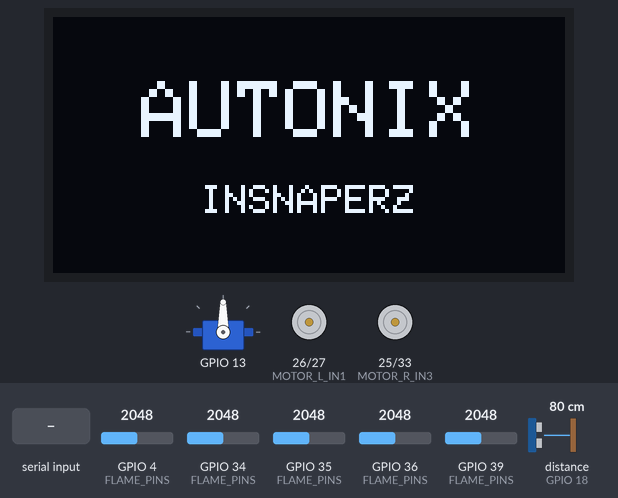
The sketch below on a simulated ESP32. Shown: servo, 128×64 one-colour display, motor-driver pin pairs drawn as motors (green arrow = first pin HIGH = forward, orange = second pin HIGH = backward, longer = more drive, scaled by the enable pin). Wiring (inferred from the names in the program): ultrasonic range finder: trigger GPIO 5; echo GPIO 18. The test bench sets the inputs (shaded band); at power-on: GPIO 4 (FLAME_PINS) = 2048, GPIO 34 (FLAME_PINS) = 2048, GPIO 35 (FLAME_PINS) = 2048, GPIO 36 (FLAME_PINS) = 2048, GPIO 39 (FLAME_PINS) = 2048, distance to the obstacle (sensor on GPIO 18) 80 cm. What the sketch prints to the serial monitor is not drawn.

Above: at 0.9 s.
At 3.94 s:
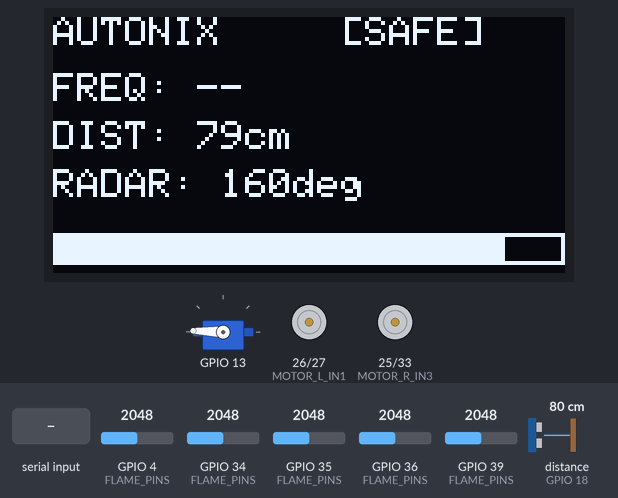
4.2 s: GPIO 4 (FLAME_PINS) set to 551
7.2 s: GPIO 4 (FLAME_PINS) set to 477
At 7.8 s:
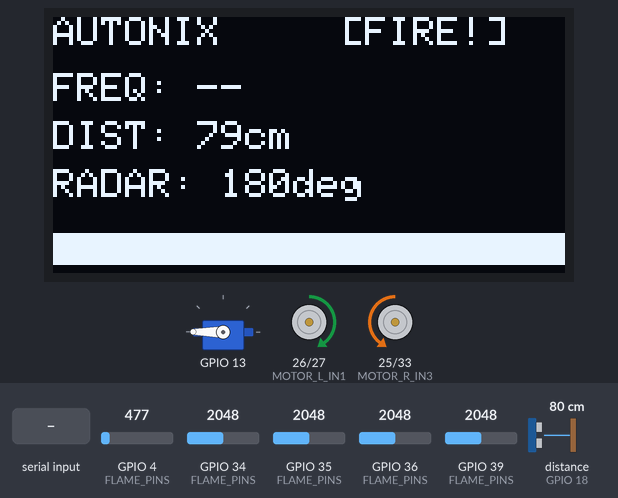
8.7 s: "SET_FREQ:90\n" received over Serial
At 9.8 s:
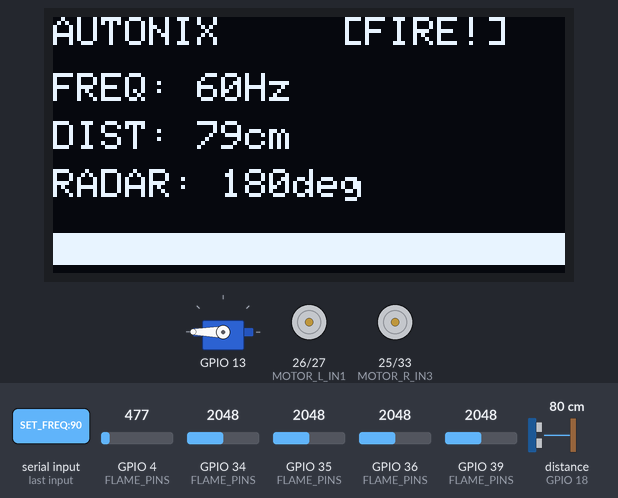
10.2 s: GPIO 4 (FLAME_PINS) set to 1228
At 10.69 s:
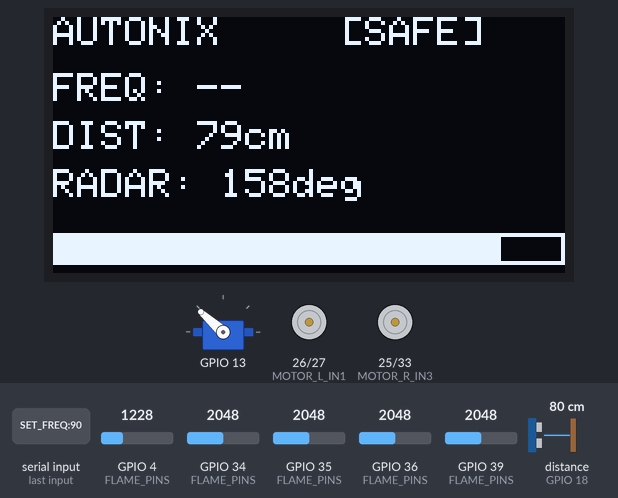
13.2 s: GPIO 34 (FLAME_PINS) set to 530
14.7 s: GPIO 34 (FLAME_PINS) set to 468
At 15.7 s:
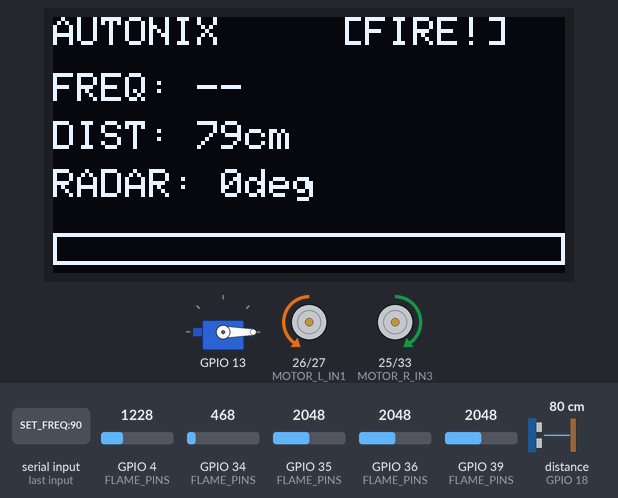
Timing chart, 0 to 17.2 s (numbered marks = the images above; inputs shaded):
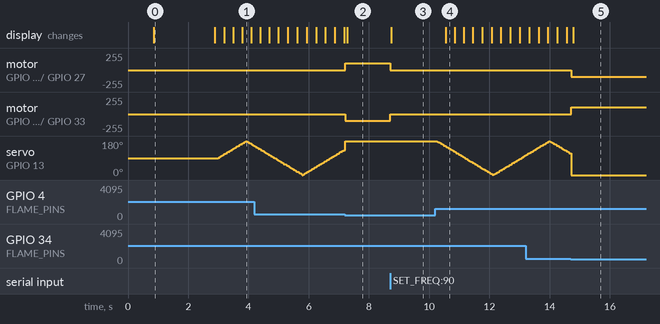

The sketch:

autonix_devkit.ino
```cpp
// ═══════════════════════════════════════════════════════════════════
// autonix_devkit.ino — AUTONIX Rover Main Controller
// 6-State machine: IDLE → TRACKING → APPROACHING → SUPPRESSING
//                  OBSTACLE → STOPPED
// All timing via millis(). No delay() in main loop.
// Team: INSNAPERZ
// ═══════════════════════════════════════════════════════════════════

#include "config.h"
#include "motor_control.h"
#include "ultrasonic.h"
#include "flame_sensor.h"
#include "servo_radar.h"
#include "acoustic_weapon.h"
#include "oled_display.h"
#include "serial_parser.h"
#include "uart_cam_bridge.h"

// ── STATE MACHINE ─────────────────────────────────────────────────
enum RoverState {
  IDLE,         // Sweeping servo, waiting for fire
  TRACKING,     // Fire detected, rotating toward it
  APPROACHING,  // Driving toward fire
  SUPPRESSING,  // At optimal distance, weapon firing
  OBSTACLE,     // Obstacle encountered, backing off
  STOPPED       // Manual stop from laptop command
};

static RoverState state = IDLE;

// ── FIRE EXTINCTION DETECTION ─────────────────────────────────────
static int  noFireCount     = 0;
static const int NO_FIRE_CONFIRM = 3; // Consecutive no-fire readings

// ── OBSTACLE STATE TIMING (non-blocking) ─────────────────────────
static unsigned long obstacleStartMs   = 0;
static bool          obstacleReversing  = false;
static bool          obstacleTurning    = false;
static const unsigned long REVERSE_MS  = 500;
static const unsigned long TURN_MS     = 300;

// ── TELEMETRY TIMING ──────────────────────────────────────────────
static unsigned long lastTelemetryMs = 0;

// ─────────────────────────────────────────────────────────────────
void setup() {
  Serial.begin(SERIAL_BAUD);
  delay(300); // Stabilize USB serial

  motorsInit();
  ultrasonicInit();
  flameSensorInit();
  servoInit();
  acousticInit();
  oledInit();
  camBridgeInit();
  serialParserInit();  // Re-init confirms baud, flushes buffer

  state = IDLE;
  Serial.println("STATUS:AUTONIX Dev Kit -- Ready");
}

// ─────────────────────────────────────────────────────────────────
void loop() {

  // ── STEP 1: CHECK SERIAL COMMANDS FROM LAPTOP ─────────────────
  SerialCommand cmd = checkSerialCommand();

  if (cmd.type == "SET_FREQ") {
    fireWeapon(cmd.value);
    state = SUPPRESSING;
    Serial.print("CMD:SET_FREQ:");
    Serial.println(cmd.value);
  }
  else if (cmd.type == "STOP") {
    stopWeapon();
    stopMotors();
    state = STOPPED;
    Serial.println("CMD:STOP received");
  }

  // ── STEP 2: READ SENSORS ──────────────────────────────────────
  FlameReading flame = readFlameSensors();
  float        dist  = readDistanceCM();
  int          angle = getCurrentAngle();

  // ── STEP 3: STATE MACHINE ─────────────────────────────────────
  switch (state) {

    // ── IDLE: sweep servo, await fire ────────────────────────────
    case IDLE:
      autoSweep();
      if (flame.fireDetected) {
        state = TRACKING;
        noFireCount = 0;
        sendToCam("FIRE_DETECTED");
        Serial.println("STATUS:Fire detected — entering TRACKING");
      }
      break;

    // ── TRACKING: align rover with fire direction ─────────────────
    case TRACKING:
      sweepTo(flame.directionDeg); // Point sensor at fire

      if (flame.directionDeg < 80) {
        turnLeft(MOTOR_SPEED_SLOW);
      } else if (flame.directionDeg > 100) {
        turnRight(MOTOR_SPEED_SLOW);
      } else {
        // Aligned — stop turning and begin approach
        stopMotors();
        state = APPROACHING;
        Serial.println("STATUS:Aligned — entering APPROACHING");
      }

      // Lost fire while tracking
      if (!flame.fireDetected) {
        stopMotors();
        state = IDLE;
        Serial.println("STATUS:Fire lost — returning to IDLE");
      }
      break;

    // ── APPROACHING: drive toward fire ────────────────────────────
    case APPROACHING:
      if (isObstacleDetected()) {
        stopMotors();
        obstacleStartMs  = millis();
        obstacleReversing = true;
        obstacleTurning   = false;
        state = OBSTACLE;
        Serial.println("STATUS:Obstacle detected — entering OBSTACLE");
        break;
      }

      if (isAtOptimalFireDistance()) {
        stopMotors();
        state = SUPPRESSING;
        Serial.println("STATUS:Optimal distance reached — entering SUPPRESSING");
      } else {
        moveForward(MOTOR_SPEED_NORMAL);
      }
      break;

    // ── SUPPRESSING: hold position, weapon fires via laptop cmd ───
    case SUPPRESSING:
      stopMotors(); // Rover holds position

      if (!flame.fireDetected) {
        noFireCount++;
        if (noFireCount >= NO_FIRE_CONFIRM) {
          stopWeapon();
          state = IDLE;
          noFireCount = 0;
          sendToCam("FIRE_OUT");
          Serial.println("STATUS:FIRE EXTINGUISHED — returning to IDLE");
        }
      } else {
        noFireCount = 0; // Reset if fire still detected
      }
      break;

    // ── OBSTACLE: reverse then turn right, non-blocking ───────────
    case OBSTACLE: {
      unsigned long elapsed = millis() - obstacleStartMs;

      if (obstacleReversing) {
        moveBackward(MOTOR_SPEED_SLOW);
        if (elapsed >= REVERSE_MS) {
          stopMotors();
          obstacleReversing = false;
          obstacleTurning   = true;
          obstacleStartMs   = millis(); // Reset timer for turn phase
        }
      } else if (obstacleTurning) {
        turnRight(MOTOR_SPEED_SLOW);
        if (elapsed >= TURN_MS) {
          stopMotors();
          obstacleTurning = false;
          state = APPROACHING;
          Serial.println("STATUS:Obstacle cleared — returning to APPROACHING");
        }
      }
      break;
    }

    // ── STOPPED: await next SET_FREQ from laptop ──────────────────
    case STOPPED:
      stopMotors();
      stopWeapon();
      // Waiting — next SET_FREQ will change state to SUPPRESSING
      break;
  }

  // ── STEP 4: UPDATE OLED ───────────────────────────────────────
  updateDisplay(getCurrentFreq(), dist, angle,
                flame.fireDetected, isWeaponActive());

  // ── STEP 5: TELEMETRY TO LAPTOP every 500ms ───────────────────
  unsigned long now = millis();
  if (now - lastTelemetryMs >= TELEMETRY_INTERVAL_MS) {
    lastTelemetryMs = now;

    // Format: "TEL:{dist:.1f}:{angle}:{center_flame_value}"
    Serial.print("TEL:");
    Serial.print(dist, 1);
    Serial.print(":");
    Serial.print(angle);
    Serial.print(":");
    Serial.println(flame.values[2]); // Center channel
  }

  // ── Read any messages from cam ────────────────────────────────
  String camMsg = readFromCam();
  if (camMsg.length() > 0) {
    Serial.print("STATUS:CAM says: ");
    Serial.println(camMsg);
  }
}
```

acoustic_weapon.cpp
```cpp
// ═══════════════════════════════════════════════════════════════════
// acoustic_weapon.cpp — TPA3118 LEDC Tone Generator Implementation
// Uses ESP32 LEDC on AUDIO_DAC_PIN to generate square wave at
// the target acoustic kill frequency via TPA3118 amplifier.
// ═══════════════════════════════════════════════════════════════════
#include "acoustic_weapon.h"
#include "config.h"
#include "Arduino.h"

static int  currentFreqHz = 0;
static bool weaponFiring  = false;

void acousticInit() {
  // Set up LEDC channel with a dummy 1Hz start freq
  ledcSetup(LEDC_CHANNEL, 1, LEDC_RESOLUTION);
  ledcAttachPin(AUDIO_DAC_PIN, LEDC_CHANNEL);
  // Start silent
  ledcWrite(LEDC_CHANNEL, 0);
  currentFreqHz = 0;
  weaponFiring  = false;
  Serial.println("STATUS:Acoustic weapon initialized — SILENT");
}

void fireWeapon(int freqHz) {
  // Clamp to safe operating range
  int clampedFreq = constrain(freqHz, FREQ_MIN_HZ, FREQ_MAX_HZ);

  // Reconfigure LEDC channel at the new frequency
  ledcSetup(LEDC_CHANNEL, clampedFreq, LEDC_RESOLUTION);
  ledcAttachPin(AUDIO_DAC_PIN, LEDC_CHANNEL);

  // 50% duty cycle = maximum acoustic power (128 out of 255)
  ledcWrite(LEDC_CHANNEL, 128);

  currentFreqHz = clampedFreq;
  weaponFiring  = true;
  Serial.print("CMD:WEAPON_FIRING:");
  Serial.print(clampedFreq);
  Serial.println("Hz");
}

void stopWeapon() {
  ledcWrite(LEDC_CHANNEL, 0);
  weaponFiring  = false;
  currentFreqHz = 0;
  Serial.println("CMD:WEAPON_STOPPED");
}

bool isWeaponActive() {
  return weaponFiring;
}

int getCurrentFreq() {
  return currentFreqHz;
}
```

acoustic_weapon.h
```cpp
// ═══════════════════════════════════════════════════════════════════
// acoustic_weapon.h — TPA3118 Acoustic Emitter Control
// ═══════════════════════════════════════════════════════════════════
#pragma once

void acousticInit();
void fireWeapon(int freqHz);
void stopWeapon();
bool isWeaponActive();
int  getCurrentFreq();
```

flame_sensor.cpp
```cpp
// ═══════════════════════════════════════════════════════════════════
// flame_sensor.cpp — 5-Channel Flame Sensor Implementation
// Lower ADC value = stronger fire signal (inverse relationship).
// Channel map: [0]=0°  [1]=45°  [2]=90°  [3]=135°  [4]=180°
// ═══════════════════════════════════════════════════════════════════
#include "flame_sensor.h"
#include "config.h"
#include "Arduino.h"

// Sensor pins in spatial order (left to right)
static const int FLAME_PINS[5] = {
  FLAME_LEFT_FAR,   // index 0 → 0°
  FLAME_LEFT,       // index 1 → 45°
  FLAME_CENTER,     // index 2 → 90°
  FLAME_RIGHT,      // index 3 → 135°
  FLAME_RIGHT_FAR   // index 4 → 180°
};

// Direction angles corresponding to each sensor channel
static const int CHANNEL_DEGREES[5] = { 0, 45, 90, 135, 180 };

void flameSensorInit() {
  // GPIO34, 35, 36, 39 are input-only pins on ESP32
  // GPIO4 supports analog — all set as INPUT
  for (int i = 0; i < 5; i++) {
    pinMode(FLAME_PINS[i], INPUT);
  }
  Serial.println("STATUS:Flame sensor initialized");
}

FlameReading readFlameSensors() {
  FlameReading result;
  result.fireDetected = false;
  result.strongestIdx = 2;  // default center
  result.directionDeg = 90; // default straight ahead

  int lowestValue = 4096;   // Track minimum ADC value (strongest signal)

  // Read all 5 channels
  for (int i = 0; i < 5; i++) {
    result.values[i] = analogRead(FLAME_PINS[i]);

    // Track strongest detection (lowest ADC value)
    if (result.values[i] < lowestValue) {
      lowestValue = result.values[i];
      result.strongestIdx = i;
    }

    // Check if this channel detects fire nearby
    if (result.values[i] < FLAME_THRESHOLD_NEAR) {
      result.fireDetected = true;
    }
  }

  // Map strongest channel index to direction angle
  result.directionDeg = CHANNEL_DEGREES[result.strongestIdx];

  return result;
}
```

flame_sensor.h
```cpp
// ═══════════════════════════════════════════════════════════════════
// flame_sensor.h — 5-Channel Flame Sensor
// ═══════════════════════════════════════════════════════════════════
#pragma once

struct FlameReading {
  int  values[5];       // Raw ADC values for each channel (0-4095)
  int  strongestIdx;    // Index 0-4 of the strongest detection
  bool fireDetected;    // True if any channel < FLAME_THRESHOLD_NEAR
  int  directionDeg;    // Estimated direction 0-180 degrees
};

void flameSensorInit();
FlameReading readFlameSensors();
```

motor_control.cpp
```cpp
// ═══════════════════════════════════════════════════════════════════
// motor_control.cpp — L298N 4WD Motor Control Implementation
// Uses ESP32 LEDC API for PWM speed control on ENA and ENB.
// ═══════════════════════════════════════════════════════════════════
#include "motor_control.h"
#include "config.h"
#include "Arduino.h"

// ── Internal helpers ──────────────────────────────────────────────

static void setLeftSpeed(int speed) {
  ledcWrite(LEDC_MOTOR_L_CH, constrain(speed, 0, 255));
}

static void setRightSpeed(int speed) {
  ledcWrite(LEDC_MOTOR_R_CH, constrain(speed, 0, 255));
}

// ── Public functions ──────────────────────────────────────────────

void motorsInit() {
  // Direction pins
  pinMode(MOTOR_L_IN1, OUTPUT);
  pinMode(MOTOR_L_IN2, OUTPUT);
  pinMode(MOTOR_R_IN3, OUTPUT);
  pinMode(MOTOR_R_IN4, OUTPUT);

  // PWM speed pins via LEDC
  pinMode(MOTOR_L_ENA, OUTPUT);
  pinMode(MOTOR_R_ENB, OUTPUT);

  ledcSetup(LEDC_MOTOR_L_CH, LEDC_MOTOR_FREQ, LEDC_MOTOR_RES);
  ledcAttachPin(MOTOR_L_ENA, LEDC_MOTOR_L_CH);

  ledcSetup(LEDC_MOTOR_R_CH, LEDC_MOTOR_FREQ, LEDC_MOTOR_RES);
  ledcAttachPin(MOTOR_R_ENB, LEDC_MOTOR_R_CH);

  stopMotors();
  Serial.println("STATUS:Motors initialized");
}

void moveForward(int speed) {
  // Left motors forward
  digitalWrite(MOTOR_L_IN1, HIGH);
  digitalWrite(MOTOR_L_IN2, LOW);
  // Right motors forward
  digitalWrite(MOTOR_R_IN3, HIGH);
  digitalWrite(MOTOR_R_IN4, LOW);
  setLeftSpeed(speed);
  setRightSpeed(speed);
}

void moveBackward(int speed) {
  // Left motors backward
  digitalWrite(MOTOR_L_IN1, LOW);
  digitalWrite(MOTOR_L_IN2, HIGH);
  // Right motors backward
  digitalWrite(MOTOR_R_IN3, LOW);
  digitalWrite(MOTOR_R_IN4, HIGH);
  setLeftSpeed(speed);
  setRightSpeed(speed);
}

void turnLeft(int speed) {
  // Left motors reverse, right motors forward
  digitalWrite(MOTOR_L_IN1, LOW);
  digitalWrite(MOTOR_L_IN2, HIGH);
  digitalWrite(MOTOR_R_IN3, HIGH);
  digitalWrite(MOTOR_R_IN4, LOW);
  setLeftSpeed(speed);
  setRightSpeed(speed);
}

void turnRight(int speed) {
  // Left motors forward, right motors reverse
  digitalWrite(MOTOR_L_IN1, HIGH);
  digitalWrite(MOTOR_L_IN2, LOW);
  digitalWrite(MOTOR_R_IN3, LOW);
  digitalWrite(MOTOR_R_IN4, HIGH);
  setLeftSpeed(speed);
  setRightSpeed(speed);
}

void stopMotors() {
  digitalWrite(MOTOR_L_IN1, LOW);
  digitalWrite(MOTOR_L_IN2, LOW);
  digitalWrite(MOTOR_R_IN3, LOW);
  digitalWrite(MOTOR_R_IN4, LOW);
  setLeftSpeed(0);
  setRightSpeed(0);
}
```

motor_control.h
```cpp
// ═══════════════════════════════════════════════════════════════════
// motor_control.h — L298N 4WD Motor Control
// Uses ESP32 LEDC PWM for ENA/ENB speed control.
// ═══════════════════════════════════════════════════════════════════
#pragma once

void motorsInit();
void moveForward(int speed);
void moveBackward(int speed);
void turnLeft(int speed);
void turnRight(int speed);
void stopMotors();
```

oled_display.cpp
```cpp
// ═══════════════════════════════════════════════════════════════════
// oled_display.cpp — SSD1306 128x64 OLED Display Implementation
// Uses Adafruit SSD1306 + Adafruit GFX libraries.
// Non-blocking: max refresh once per 100ms via millis() guard.
// ═══════════════════════════════════════════════════════════════════
#include "oled_display.h"
#include "config.h"
#include <Wire.h>
#include <Adafruit_GFX.h>
#include <Adafruit_SSD1306.h>

static Adafruit_SSD1306 display(SCREEN_WIDTH, SCREEN_HEIGHT, &Wire, -1);
static unsigned long lastUpdateMs = 0;
static const unsigned long DISPLAY_REFRESH_MS = 100;

void oledInit() {
  Wire.begin(OLED_SDA, OLED_SCL);

  if (!display.begin(SSD1306_SWITCHCAPVCC, OLED_ADDRESS)) {
    Serial.println("STATUS:OLED SSD1306 allocation failed");
    return;
  }

  // ── Startup splash screen ──────────────────────────────────────
  display.clearDisplay();
  display.setTextColor(SSD1306_WHITE);

  // "AUTONIX" — large text centered
  display.setTextSize(2);
  int16_t x1, y1;
  uint16_t w, h;
  display.getTextBounds("AUTONIX", 0, 0, &x1, &y1, &w, &h);
  display.setCursor((SCREEN_WIDTH - w) / 2, 16);
  display.print("AUTONIX");

  // "INSNAPERZ" — small text below
  display.setTextSize(1);
  display.getTextBounds("INSNAPERZ", 0, 0, &x1, &y1, &w, &h);
  display.setCursor((SCREEN_WIDTH - w) / 2, 42);
  display.print("INSNAPERZ");

  display.display();
  delay(2000);
  display.clearDisplay();
  display.display();

  Serial.println("STATUS:OLED initialized");
}

void updateDisplay(int freq, float distance,
                   int radarAngle, bool fireDetected,
                   bool weaponActive) {
  unsigned long now = millis();
  if (now - lastUpdateMs < DISPLAY_REFRESH_MS) {
    return; // Rate-limit display updates
  }
  lastUpdateMs = now;

  display.clearDisplay();
  display.setTextColor(SSD1306_WHITE);
  display.setTextSize(1);

  // ── Line 1: Status header ──────────────────────────────────────
  display.setCursor(0, 0);
  display.print("AUTONIX");
  if (fireDetected) {
    display.setCursor(72, 0);
    display.print("[FIRE!]");
  } else {
    display.setCursor(72, 0);
    display.print("[SAFE] ");
  }

  // ── Line 2: Frequency ─────────────────────────────────────────
  display.setCursor(0, 14);
  display.print("FREQ: ");
  if (weaponActive && freq > 0) {
    display.print(freq);
    display.print("Hz");
  } else {
    display.print("--");
  }

  // ── Line 3: Distance ──────────────────────────────────────────
  display.setCursor(0, 26);
  display.print("DIST: ");
  if (distance < 999.0f) {
    display.print((int)distance);
    display.print("cm");
  } else {
    display.print("---cm");
  }

  // ── Line 4: Radar angle ───────────────────────────────────────
  display.setCursor(0, 38);
  display.print("RADAR: ");
  display.print(radarAngle);
  display.print("deg");

  // ── Line 5: Radar progress bar ────────────────────────────────
  // Fills 0→128px proportionally based on radar angle (0–180)
  int barWidth = map(radarAngle, 0, 180, 0, SCREEN_WIDTH);
  display.drawRect(0, 54, SCREEN_WIDTH, 8, SSD1306_WHITE);
  if (barWidth > 0) {
    display.fillRect(0, 54, barWidth, 8, SSD1306_WHITE);
  }

  display.display();
}
```

oled_display.h
```cpp
// ═══════════════════════════════════════════════════════════════════
// oled_display.h — SSD1306 OLED Display
// ═══════════════════════════════════════════════════════════════════
#pragma once

void oledInit();
void updateDisplay(int freq, float distance,
                   int radarAngle, bool fireDetected,
                   bool weaponActive);
```

serial_parser.h
```cpp
// ═══════════════════════════════════════════════════════════════════
// serial_parser.h — Laptop Serial Command Parser
// ═══════════════════════════════════════════════════════════════════
#pragma once
#include "Arduino.h"

struct SerialCommand {
  String type;   // "SET_FREQ" | "STOP" | "UNKNOWN" | "NONE"
  int    value;  // Frequency in Hz (only valid for SET_FREQ)
};

void          serialParserInit();
SerialCommand checkSerialCommand();
```

servo_radar.h
```cpp
// ═══════════════════════════════════════════════════════════════════
// servo_radar.h — SG90 Servo Radar Sweep
// ═══════════════════════════════════════════════════════════════════
#pragma once

void servoInit();
void sweepTo(int angleDeg);
void autoSweep();
int  getCurrentAngle();
```

Source omitted: serial_parser.cpp (1700 bytes), servo_radar.cpp (1461 bytes), uart_cam_bridge.cpp (695 bytes), uart_cam_bridge.h (306 bytes), ultrasonic.cpp (1319 bytes), ultrasonic.h (304 bytes), config.h (3234 bytes)

Measured:
- the behaviour switches between 500 and 499 on GPIO 4 (FLAME_PINS) (found by bisection; images 1 and 2)
- the behaviour switches between 500 and 499 on GPIO 34 (FLAME_PINS) (found by bisection; images 4 and 5)
- after the input at 7.2 s, motor on GPIO 26 (MOTOR_L_IN1) / GPIO 27 (MOTOR_L_IN2): stopped → forward 100/255 at once; motor on GPIO 25 (MOTOR_R_IN3) / GPIO 33 (MOTOR_R_IN4): stopped → backward 100/255 at once; the display: changes after 0.09 s (image 2)
- after the input at 8.7 s, motor on GPIO 26 (MOTOR_L_IN1) / GPIO 27 (MOTOR_L_IN2): forward 100/255 → stopped at once; motor on GPIO 25 (MOTOR_R_IN3) / GPIO 33 (MOTOR_R_IN4): backward 100/255 → stopped at once; the display: changes at once (image 3)
- after the input at 10.2 s, the display: changes after 0.35 s (image 4)
- after the input at 14.7 s, motor on GPIO 26 (MOTOR_L_IN1) / GPIO 27 (MOTOR_L_IN2): stopped → backward 100/255 at once; motor on GPIO 25 (MOTOR_R_IN3) / GPIO 33 (MOTOR_R_IN4): stopped → forward 100/255 at once; the display: changes after 0.08 s (image 5)
- what the display in image 0 shows lasts 2.0 s, from 0.9 s to 2.9 s
